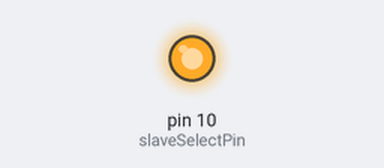
This sketch was run on a simulated Arduino Uno, built with avr-gcc and run on an emulated ATmega328P. Shown: output pins drawn as LEDs (lit = HIGH). What the sketch prints to the serial monitor is not drawn.

Above: at 0.1 s.
Timing chart, 0 to 1.6 s (numbered marks = the images above):
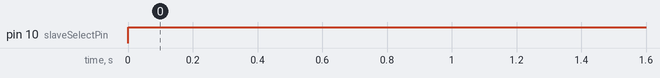

The sketch:

arbitrary.ino
```cpp
#include <SPI.h>

// Pin for the slave select (SS) line
const int slaveSelectPin = 10;


char msg[50];


#include <string.h>

#define START_BIT (1 << 15) //bit 15
#define STOP_BIT (1 << 15) // bit 15
#define WAVEFORM_BITS (13) //bits [14:13]

#define MESSAGE_LEN 4

typedef enum {VOLT, SINE, RECTANGLE, PULSE} wavetype_t;

typedef struct request
{
  wavetype_t waveform;
  uint16_t amplitude;
  uint16_t frequency;
} request_t;


uint8_t serializeMessage(uint8_t* message, uint8_t messageLength, wavetype_t waveform, uint16_t amplitude, uint16_t frequency)
{
    if (messageLength != 4) return -1;

    uint16_t word0 = START_BIT | (waveform << WAVEFORM_BITS) | (amplitude & 0x1FFF); // 13-bit amplitude
    uint16_t word1 = STOP_BIT | (frequency & 0x7FFF);                                // 15-bit frequency

    message[0] = (word0 >> 8) & 0xFF;
    message[1] = word0 & 0xFF;
    message[2] = (word1 >> 8) & 0xFF;
    message[3] = word1 & 0xFF;

    return 0;
}


void setup() {
  // Set up the serial monitor
  Serial.begin(9600);

  // Set the slave select pin as output
  pinMode(slaveSelectPin, OUTPUT);

  // Ensure the slave select pin is HIGH initially (deselect the slave)
  digitalWrite(slaveSelectPin, HIGH);

  // Initialize SPI as master
  SPI.begin();

  // Configure SPI settings
  SPI.beginTransaction(SPISettings(4000000, MSBFIRST, SPI_MODE0)); // 1 MHz, MSB first, SPI mode 0

  Serial.println("SPI Master Initialized");

  //delay(5000);

}

void loop() {
  static int msgLength = 0;


    uint8_t SPI_TX_Buffer[MESSAGE_LEN];
    uint8_t SPI_TX_Buffer2[MESSAGE_LEN];
    uint8_t SPI_TX_Buffer3[MESSAGE_LEN];
    uint8_t SPI_TX_Buffer4[MESSAGE_LEN];
    uint8_t SPI_TX_Buffer5[MESSAGE_LEN];


    uint8_t* messageBuffers[5] = {SPI_TX_Buffer, SPI_TX_Buffer2, SPI_TX_Buffer3, SPI_TX_Buffer4, SPI_TX_Buffer5};


    serializeMessage(SPI_TX_Buffer, MESSAGE_LEN, VOLT, 1000, 0);
    serializeMessage(SPI_TX_Buffer2, MESSAGE_LEN, VOLT, 4000, 0);
    serializeMessage(SPI_TX_Buffer3, MESSAGE_LEN, VOLT, 1000, 0);
    serializeMessage(SPI_TX_Buffer4, MESSAGE_LEN, VOLT, 5000, 0);
    serializeMessage(SPI_TX_Buffer5, MESSAGE_LEN, VOLT, 2000, 0);


    for(int j = 0; j < 5; j++)
    {

      digitalWrite(slaveSelectPin, LOW);


    for(int i = 0; i < MESSAGE_LEN; i++)
    {
      SPI.transfer(messageBuffers[j][i]);
    }


      digitalWrite(slaveSelectPin, HIGH);

      delay(200);


    }


    //delay(1000);

}
```

example.c
```cpp
#include "piezoAPI.h"


int main(void)
{

    char* userInput = "SIN:5000:1000";
    request_t requestedWaveform;

    processMessage(userInput, &requestedWaveform);

    uint8_t transferMsg[MESSAGE_LEN];

    serializeMessage(transferMsg, MESSAGE_LEN, requestedWaveform.waveform, requestedWaveform.amplitude, requestedWaveform.frequency);

    /*

    Transfer 4 byte message over SPI.

    ex.

    for(int i = 0; i < MESSAGE_LEN; i++)
    {
        SPI.transfer(transferMsg[i]);
    }

    */

    return 0;
}
```

example2.c
```cpp
#include "piezoAPI.h"

int main(void)
{


    uint8_t transferMsg[MESSAGE_LEN];


    //Serialize a message to generate a rectangle wave with an amplitude of 3000 and a frequency of 100 Hz.
    serializeMessage(transferMsg, MESSAGE_LEN, RECTANGLE, 3000, 100);

    /*

    Transfer 4 byte message over SPI.

    ex.

    for(int i = 0; i < MESSAGE_LEN; i++)
    {
        SPI.transfer(transferMsg[i]);
    }

    */

    return 0;
}
```

piezoAPI.c
```cpp
/**
 * This module allows the construction and decoding of waveform control messages,
 * which are serialized into a 4-byte (uint8_t[4]) format for communication
 * over SPI to the Piezo Pusher.
 *
 * Each message includes:
 *  - A waveform type (e.g., DC voltage, sine wave)
 *  - Amplitude (13-bit max). Must be within 0–5000
 *  - Frequency (15-bit max). Must be within 0–20,000
 *
 * The message is structured into two 16-bit fields:
 *   - The first word (START word) includes the waveform type and amplitude
 *   - The second word (STOP word) includes the frequency
 *
 * Both 16-bit words have their MSB (bit 15) set as framing bits (START/STOP).
 * These two 16-bit words are then split into four 8-bit bytes for transmission.
 *
 * Final Byte Layout (uint8_t[4]):
 *   Byte 0: START_WORD high byte
 *   Byte 1: START_WORD low byte
 *   Byte 2: STOP_WORD  high byte
 *   Byte 3: STOP_WORD  low byte
 *
 * Message Bit Format:
 *  -------------------------------------------------
 *  | Word 0 | 15      | 14-13     | 12 - 0         |
 *  |        | START=1 | WAVEFORM  | AMPLITUDE      |
 *  -------------------------------------------------
 *  | Word 1 | 15      | 14 - 0                      |
 *  |        | STOP=1  | FREQUENCY                   |
 *  -------------------------------------------------
 *
 * Example Input Strings for Parsing:
 *  - "VOLT:5000"            → DC voltage, amplitude only
 *  - "SIN:3000:100"         → Sine wave, amplitude + frequency
 *  - "RCT:4000:200"         → Rectangle wave, amplitude + frequency
 *  - "OFF"                  → Turns output off (amplitude = 0, frequency = 0)
 */


#include <string.h>         // for strtok, strcmp
#include <stdint.h>
#include "piezoAPI.h"

/**
 * @brief Serialize a waveform request into a 4-byte (uint8_t) message.
 *
 * This function encodes waveform parameters into a 4-byte message array.
 * The first 2 bytes represent the START word (waveform + amplitude),
 * and the next 2 bytes represent the STOP word (frequency).
 *
 * Message format:
 *   Byte 0: START_WORD >> 8
 *   Byte 1: START_WORD & 0xFF
 *   Byte 2: STOP_WORD >> 8
 *   Byte 3: STOP_WORD & 0xFF
 *
 * @param[out] message      Pointer to a 4-byte buffer (uint8_t[4])
 * @param[in]  messageLength Must be 4
 * @param[in]  waveform     Waveform type (VOLT, SINE, RECTANGLE)
 * @param[in]  amplitude    Amplitude (13-bit max)
 * @param[in]  frequency    Frequency (15-bit max)
 * @return 0 on success, -1 on failure
 */
uint8_t serializeMessage(uint8_t* message, uint8_t messageLength, wavetype_t waveform, uint16_t amplitude, uint16_t frequency)
{
    if (messageLength != 4) return -1;

    uint16_t word0 = START_BIT | (waveform << WAVEFORM_BITS) | (amplitude & 0x1FFF); // 13-bit amplitude
    uint16_t word1 = STOP_BIT | (frequency & 0x7FFF);                                // 15-bit frequency

    message[0] = (word0 >> 8) & 0xFF;
    message[1] = word0 & 0xFF;
    message[2] = (word1 >> 8) & 0xFF;
    message[3] = word1 & 0xFF;

    return 0;
}


/**
 * @brief Parse a colon-delimited string into a waveform request struct.
 *
 * Accepts human-readable strings and decodes them into `request_t` structs for later use
 * in waveform generation or message transmission.
 *
 * @param[in]  msg            Input string (e.g., "SIN:3000:100")
 * @param[out] messageRequest Pointer to output request structure with waveform, amplitude, and frequency filled in to be passed to serializeMessage()
 *
 * @return 0 on success, -1 on failure (e.g., malformed string)
 */
int8_t processMessage(char* msg, request_t* messageRequest)
{
    int8_t ret = -1;
    char* tokenMsg = msg;
    char* token = strtok(tokenMsg, ":");

    if(token != NULL)
    {
        if(strcmp(token, "VOLT") == 0)
        {
            messageRequest->waveform = VOLT;
            token = strtok(NULL, ":");
            if(token != NULL)
            {
                messageRequest->amplitude = my_atoi(token);
                ret = 0;
            }
        }

        else if(strcmp(token, "SIN") == 0)
        {
            messageRequest->waveform = SINE;
            token = strtok(NULL, ":");
            if(token != NULL)
            {
                messageRequest->amplitude = my_atoi(token);
                token = strtok(NULL, ":");
                if(token != NULL)
                {
                    messageRequest->frequency = my_atoi(token);
                    ret = 0;
                }
            }
        }

        else if(strcmp(token, "RCT") == 0)
        {
            messageRequest->waveform = RECTANGLE;
            token = strtok(NULL, ":");
            if(token != NULL)
            {
                messageRequest->amplitude = my_atoi(token);
                token = strtok(NULL, ":");
                if(token != NULL)
                {
                    messageRequest->frequency = my_atoi(token);
                    ret = 0;
                }
            }
        }

        else if(strcmp(token, "OFF") == 0)
        {
            messageRequest->waveform = VOLT;
            messageRequest->amplitude = 0;
            messageRequest->frequency = 0;
            ret = 0;
        }
    }

    return ret;
}


//ATOI algorithm created by ChatGPT. Stdlib atoi() was not working correctly.
//OpenAI, "Custom C implementation of the atoi algorithm," OpenAI ChatGPT, 2024. [Online]. Available: https://www.openai.com/chatgpt.
int my_atoi(const char *str) {
    int result = 0;      // To store the final integer value
    int sign = 1;        // To handle negative numbers
    int i = 0;           // Iterator index

    // Step 1: Skip leading whitespace
    while (str[i] == ' ' || str[i] == '\t' || str[i] == '\n' ||
           str[i] == '\v' || str[i] == '\f' || str[i] == '\r') {
        i++;
    }

    // Step 2: Check for optional '+' or '-' sign
    if (str[i] == '-') {
        sign = -1;
        i++;
    } else if (str[i] == '+') {
        i++;
    }

    // Step 3: Convert digits to integer
    while (str[i] >= '0' && str[i] <= '9') {
        result = result * 10 + (str[i] - '0');  // Accumulate the digit
        i++;
    }

    // Step 4: Return the result with the correct sign
    return result * sign;
}
```

piezoAPI.h
```cpp
/**
 * This module allows the construction and decoding of waveform control messages,
 * which are serialized into a 4-byte (uint8_t[4]) format for communication
 * over SPI to the Piezo Pusher.
 *
 * Each message includes:
 *  - A waveform type (e.g., DC voltage, sine wave)
 *  - Amplitude (13-bit max). Must be within 0–5000
 *  - Frequency (15-bit max). Must be within 0–20,000
 *
 * The message is structured into two 16-bit fields:
 *   - The first word (START word) includes the waveform type and amplitude
 *   - The second word (STOP word) includes the frequency
 *
 * Both 16-bit words have their MSB (bit 15) set as framing bits (START/STOP).
 * These two 16-bit words are then split into four 8-bit bytes for transmission.
 *
 * Final Byte Layout (uint8_t[4]):
 *   Byte 0: START_WORD high byte
 *   Byte 1: START_WORD low byte
 *   Byte 2: STOP_WORD  high byte
 *   Byte 3: STOP_WORD  low byte
 *
 * Message Bit Format:
 *  -------------------------------------------------
 *  | Word 0 | 15      | 14-13     | 12 - 0         |
 *  |        | START=1 | WAVEFORM  | AMPLITUDE      |
 *  -------------------------------------------------
 *  | Word 1 | 15      | 14 - 0                      |
 *  |        | STOP=1  | FREQUENCY                   |
 *  -------------------------------------------------
 *
 * Example Input Strings for Parsing:
 *  - "VOLT:5000"            → DC voltage, amplitude only
 *  - "SIN:3000:100"         → Sine wave, amplitude + frequency
 *  - "RCT:4000:200"         → Rectangle wave, amplitude + frequency
 *  - "OFF"                  → Turns output off (amplitude = 0, frequency = 0)
 */


#ifndef __PIEZO_API_H
#define __PIEZO_API_H

#include <stdint.h>
#include <stdio.h>
#include <string.h>

#define START_BIT (1 << 15) //bit 15
#define STOP_BIT (1 << 15) // bit 15
#define WAVEFORM_BITS (13) //bits [14:13]

#define MESSAGE_LEN 4

typedef enum {VOLT, SINE, RECTANGLE, PULSE} wavetype_t;

typedef struct request
{
  wavetype_t waveform;
  uint16_t amplitude;
  uint16_t frequency;
} request_t;


uint8_t serializeMessage(uint8_t* message, uint8_t messageLength, wavetype_t waveform, uint16_t amplitude, uint16_t frequency);

int8_t processMessage(char* msg, request_t* messageRequest);

int my_atoi(const char *str);


#endif
```

Measured:
- by itself, pin 10 (slaveSelectPin): LOW → HIGH at 0.00 s
